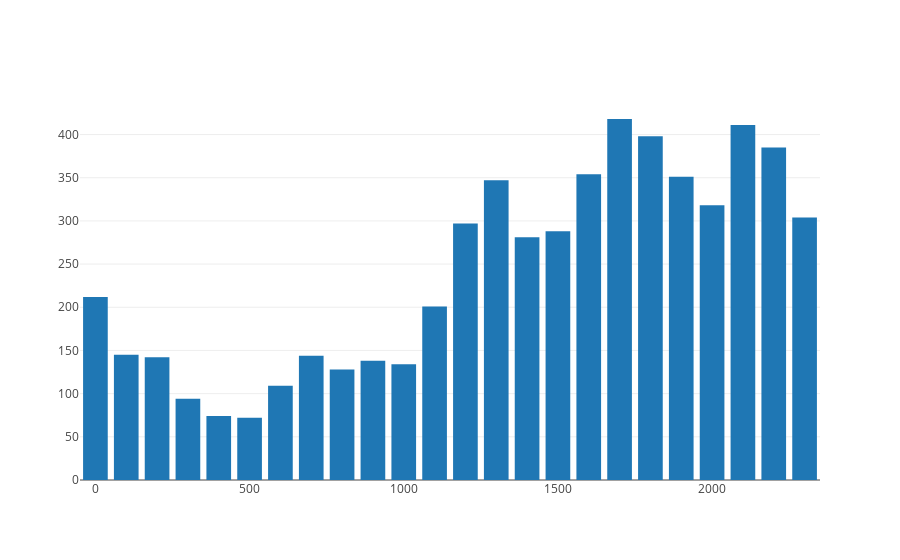

Notebook source saved alongside this figure:
### Code cell
data = [trace6]
layout = go.Layout(
    barmode='stack'
)

fig = go.Figure(data=data, layout=layout)
py.offline.iplot(fig)

### Figure 1 — Plotly figure (JSON) as saved in the notebook; plotly's stock layout.template omitted (floating-point values rounded to 4 significant figures)
{"data": [{"name": "Accidents by Hour on Friday", "type": "bar", "uid": "6346e3c9-d682-4836-a56f-ae8a8efd1abd", "x": ["0000", "0100", "0200", "0300", "0400", "0500", "0600", "0700", "0800", "0900", "1000", "1100", "1200", "1300", "1400", "1500", "1600", "1700", "1800", "1900", "2000", "2100", "2200", "2300"], "y": [212, 145, 142, 94, 74, 72, 109, 144, 128, 138, 134, 201, 297, 347, 281, 288, 354, 418, 398, 351, 318, 411, 385, 304]}], "layout": {"barmode": "stack"}}
